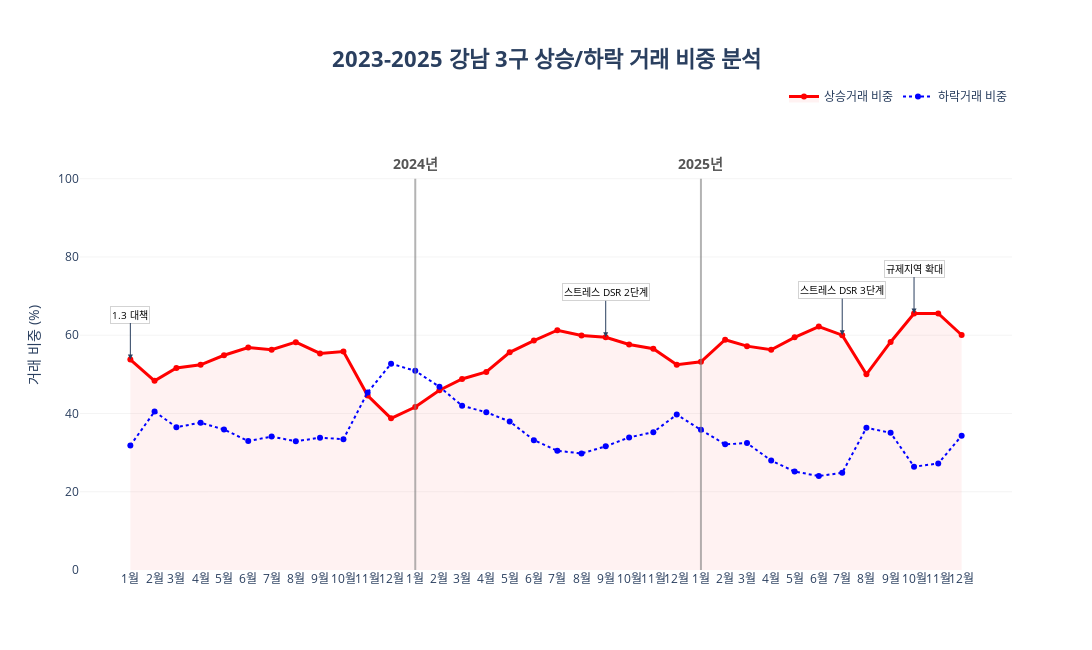

Notebook source saved alongside this figure:
### Code cell
import pandas as pd
import plotly.graph_objects as go

# 1. 데이터 준비 및 상승/하락 분류 (기존 로직 유지)
df_ana = df[(df['계약일'].dt.year >= 2023) & (df['계약일'].dt.year <= 2025)].copy()
df_ana = df_ana.sort_values(['건물명', '건물면적', '계약일'])

df_ana['직전거래가'] = df_ana.groupby(['건물명', '건물면적'])['물건금액'].shift(1)
df_ana['가격차이'] = df_ana['물건금액'] - df_ana['직전거래가']

def classify_trade(diff):
    if pd.isna(diff): return None
    if diff > 0: return '상승'
    elif diff < 0: return '하락'
    else: return '보합'

df_ana['거래유형'] = df_ana['가격차이'].apply(classify_trade)
df_ana['연월'] = df_ana['계약일'].dt.strftime('%Y-%m')

# 2. 월별 비중 계산
type_counts = df_ana.groupby(['연월', '거래유형']).size().unstack(fill_value=0)
type_ratio = type_counts.div(type_counts.sum(axis=1), axis=0) * 100

# 3. 시각화 생성
fig = go.Figure()

# 상승 거래 비중 (hovertemplate 추가)
fig.add_trace(go.Scatter(
    x=type_ratio.index, y=type_ratio['상승'],
    name='상승거래 비중',
    mode='lines+markers',
    line=dict(color='red', width=3),
    fill='tozeroy',
    fillcolor='rgba(255, 0, 0, 0.05)',
    # %{y:.2f}를 통해 소수점 2자리 제한
    hovertemplate='<b>상승거래 비중</b><br>연월: %{x}<br>비중: %{y:.2f}%<extra></extra>'
))

# 하락 거래 비중 (hovertemplate 추가)
fig.add_trace(go.Scatter(
    x=type_ratio.index, y=type_ratio['하락'],
    name='하락거래 비중',
    mode='lines+markers',
    line=dict(color='blue', width=2, dash='dot'),
    hovertemplate='<b>하락거래 비중</b><br>연월: %{x}<br>비중: %{y:.2f}%<extra></extra>'
))

# 4. 연도 시작점 실선(0~100) 및 연도 텍스트 (기존 유지)
years_to_mark = ['2024-01', '2025-01']
for year_mark in years_to_mark:
    if year_mark in type_ratio.index:
        fig.add_shape(
            type="line", x0=year_mark, x1=year_mark, y0=0, y1=100,
            line=dict(color="rgba(128, 128, 128, 0.6)", width=2, dash="solid")
        )
        fig.add_annotation(
            x=year_mark, y=100, text=f"<b>{year_mark.split('-')[0]}년</b>",
            showarrow=False, yshift=15, font=dict(size=14, color="#555555"),
            xanchor="center"
        )

# 5. 주요 정책 시점 주석 (기존 유지)
policy_events = [
    {'date': '2023-01', 'text': '1.3 대책'},
    {'date': '2024-09', 'text': '스트레스 DSR 2단계'},
    {'date': '2025-07', 'text': '스트레스 DSR 3단계'},
    {'date': '2025-10', 'text': '규제지역 확대'}
]

for event in policy_events:
    if event['date'] in type_ratio.index:
        fig.add_annotation(
            x=event['date'], y=type_ratio.loc[event['date'], '상승'],
            text=event['text'], showarrow=True, arrowhead=2,
            ax=0, ay=-45, font=dict(size=10, color="black"),
            bgcolor="rgba(255, 255, 255, 0.8)", bordercolor="lightgrey"
        )

# 6. 레이아웃 설정
tick_vals = type_ratio.index
tick_texts = [f"{int(m.split('-')[1])}월" for m in tick_vals]

fig.update_layout(
    title=dict(
        text='<b>2023-2025 강남 3구 상승/하락 거래 비중 분석</b>',
        x=0.5, y=0.92, font=dict(size=22)
    ),
    xaxis=dict(title=None, tickangle=0, tickmode='array', tickvals=tick_vals, ticktext=tick_texts, showgrid=False),
    yaxis=dict(title="거래 비중 (%)", range=[0, 115], gridcolor='rgba(200, 200, 200, 0.2)', zeroline=False),
    template='plotly_white', height=650, width=1200,
    margin=dict(t=120, b=80),
    legend=dict(orientation="h", yanchor="bottom", y=1.02, xanchor="right", x=1)
)

fig.show()

### Figure 1 — Plotly figure (JSON) as saved in the notebook; plotly's stock layout.template omitted (floating-point values rounded to 4 significant figures)
{"data": [{"fill": "tozeroy", "fillcolor": "rgba(255, 0, 0, 0.05)", "hovertemplate": "<b>상승거래 비중</b><br>연월: %{x}<br>비중: %{y:.2f}%<extra></extra>", "line": {"color": "red", "width": 3}, "mode": "lines+markers", "name": "상승거래 비중", "type": "scatter", "x": ["2023-01", "2023-02", "2023-03", "2023-04", "2023-05", "2023-06", "2023-07", "2023-08", "2023-09", "2023-10", "2023-11", "2023-12", "2024-01", "2024-02", "2024-03", "2024-04", "2024-05", "2024-06", "2024-07", "2024-08", "2024-09", "2024-10", "2024-11", "2024-12", "2025-01", "2025-02", "2025-03", "2025-04", "2025-05", "2025-06", "2025-07", "2025-08", "2025-09", "2025-10", "2025-11", "2025-12"], "y": [53.79, 48.34, 51.63, 52.42, 54.88, 56.86, 56.29, 58.22, 55.33, 55.84, 44.58, 38.76, 41.65, 45.95, 48.81, 50.63, 55.63, 58.62, 61.28, 59.94, 59.46, 57.64, 56.56, 52.46, 53.19, 58.85, 57.21, 56.27, 59.47, 62.21, 60.02, 50.0, 58.28, 65.52, 65.56, 60.05]}, {"hovertemplate": "<b>하락거래 비중</b><br>연월: %{x}<br>비중: %{y:.2f}%<extra></extra>", "line": {"color": "blue", "dash": "dot", "width": 2}, "mode": "lines+markers", "name": "하락거래 비중", "type": "scatter", "x": ["2023-01", "2023-02", "2023-03", "2023-04", "2023-05", "2023-06", "2023-07", "2023-08", "2023-09", "2023-10", "2023-11", "2023-12", "2024-01", "2024-02", "2024-03", "2024-04", "2024-05", "2024-06", "2024-07", "2024-08", "2024-09", "2024-10", "2024-11", "2024-12", "2025-01", "2025-02", "2025-03", "2025-04", "2025-05", "2025-06", "2025-07", "2025-08", "2025-09", "2025-10", "2025-11", "2025-12"], "y": [31.82, 40.48, 36.5, 37.64, 35.91, 32.94, 34.09, 32.89, 33.8, 33.44, 45.38, 52.71, 50.9, 46.82, 41.98, 40.31, 37.95, 33.19, 30.48, 29.78, 31.6, 33.89, 35.23, 39.71, 35.81, 32.11, 32.44, 27.96, 25.16, 24.02, 24.83, 36.34, 35.06, 26.41, 27.2, 34.32]}], "layout": {"annotations": [{"font": {"color": "#555555", "size": 14}, "showarrow": false, "text": "<b>2024년</b>", "x": "2024-01", "xanchor": "center", "y": 100, "yshift": 15}, {"font": {"color": "#555555", "size": 14}, "showarrow": false, "text": "<b>2025년</b>", "x": "2025-01", "xanchor": "center", "y": 100, "yshift": 15}, {"arrowhead": 2, "ax": 0, "ay": -45, "bgcolor": "rgba(255, 255, 255, 0.8)", "bordercolor": "lightgrey", "font": {"color": "black", "size": 10}, "showarrow": true, "text": "1.3 대책", "x": "2023-01", "y": 53.79}, {"arrowhead": 2, "ax": 0, "ay": -45, "bgcolor": "rgba(255, 255, 255, 0.8)", "bordercolor": "lightgrey", "font": {"color": "black", "size": 10}, "showarrow": true, "text": "스트레스 DSR 2단계", "x": "2024-09", "y": 59.46}, {"arrowhead": 2, "ax": 0, "ay": -45, "bgcolor": "rgba(255, 255, 255, 0.8)", "bordercolor": "lightgrey", "font": {"color": "black", "size": 10}, "showarrow": true, "text": "스트레스 DSR 3단계", "x": "2025-07", "y": 60.02}, {"arrowhead": 2, "ax": 0, "ay": -45, "bgcolor": "rgba(255, 255, 255, 0.8)", "bordercolor": "lightgrey", "font": {"color": "black", "size": 10}, "showarrow": true, "text": "규제지역 확대", "x": "2025-10", "y": 65.52}], "height": 650, "legend": {"orientation": "h", "x": 1, "xanchor": "right", "y": 1.02, "yanchor": "bottom"}, "margin": {"b": 80, "t": 120}, "shapes": [{"line": {"color": "rgba(128, 128, 128, 0.6)", "dash": "solid", "width": 2}, "type": "line", "x0": "2024-01", "x1": "2024-01", "y0": 0, "y1": 100}, {"line": {"color": "rgba(128, 128, 128, 0.6)", "dash": "solid", "width": 2}, "type": "line", "x0": "2025-01", "x1": "2025-01", "y0": 0, "y1": 100}], "title": {"font": {"size": 22}, "text": "<b>2023-2025 강남 3구 상승/하락 거래 비중 분석</b>", "x": 0.5, "y": 0.92}, "width": 1200, "xaxis": {"showgrid": false, "tickangle": 0, "tickmode": "array", "ticktext": ["1월", "2월", "3월", "4월", "5월", "6월", "7월", "8월", "9월", "10월", "11월", "12월", "1월", "2월", "3월", "4월", "5월", "6월", "7월", "8월", "9월", "10월", "11월", "12월", "1월", "2월", "3월", "4월", "5월", "6월", "7월", "8월", "9월", "10월", "11월", "12월"], "tickvals": ["2023-01", "2023-02", "2023-03", "2023-04", "2023-05", "2023-06", "2023-07", "2023-08", "2023-09", "2023-10", "2023-11", "2023-12", "2024-01", "2024-02", "2024-03", "2024-04", "2024-05", "2024-06", "2024-07", "2024-08", "2024-09", "2024-10", "2024-11", "2024-12", "2025-01", "2025-02", "2025-03", "2025-04", "2025-05", "2025-06", "2025-07", "2025-08", "2025-09", "2025-10", "2025-11", "2025-12"], "title": {}}, "yaxis": {"gridcolor": "rgba(200, 200, 200, 0.2)", "range": [0, 115], "title": {"text": "거래 비중 (%)"}, "zeroline": false}}}
